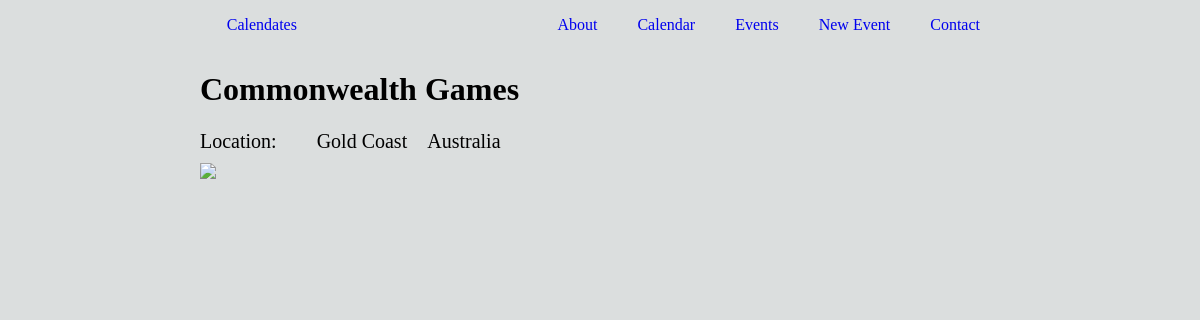
Screenshot of /calendates/events/10/map/ with the database file from the repository.
### database_setup.py (models this page shows, shortened)
class Event(db.Model):
	__tablename__ = 'event'
	id = db.Column(db.Integer, primary_key=True)
	name = db.Column(db.String(100), nullable=False)
	description = db.Column(db.String(1000))
	country = db.Column(db.String(50))
	city = db.Column(db.String(50))
	locality = db.Column(db.String(50))
	dates = db.relationship('Date', secondary=events_dates, order_by=Date.id, lazy='subquery', backref=db.backref('events'))

### project.py (the view)
@app.route('/calendates/events/<int:event_id>/map/', methods=['GET', 'POST'])
def map(event_id):
	event = Event.query.filter_by(id=event_id).one()
	return render_template('map.html', event=event)

### templates/map.html (shortened to what this page needs)
{% extends "layout.html" %}
{% block head %}
	{{ super() }}
{% endblock %}
{% block heading %} {{event.name}} {% endblock %}
{% block main %}
	<div id="location-div">
		<p>Location:</p>
		<p id="city-div">{{event.city}}</p>
		<p id="country-div">{{event.country}}</p>
	</div>
	<div id="map"></div>
{% endblock %}

### static/style.css (style rules this page uses)
html, body { margin: 0; padding: 0; background-color: #DBDEDE; }
#map { height: 50%; width: 50%; }
#location-div { display: flex; }
#location-div p { margin: 0 20px 10px 0; font-size: 20px; }

### rows the page displays
Event: name "Commonwealth Games", city "Gold Coast", country "Australia"
